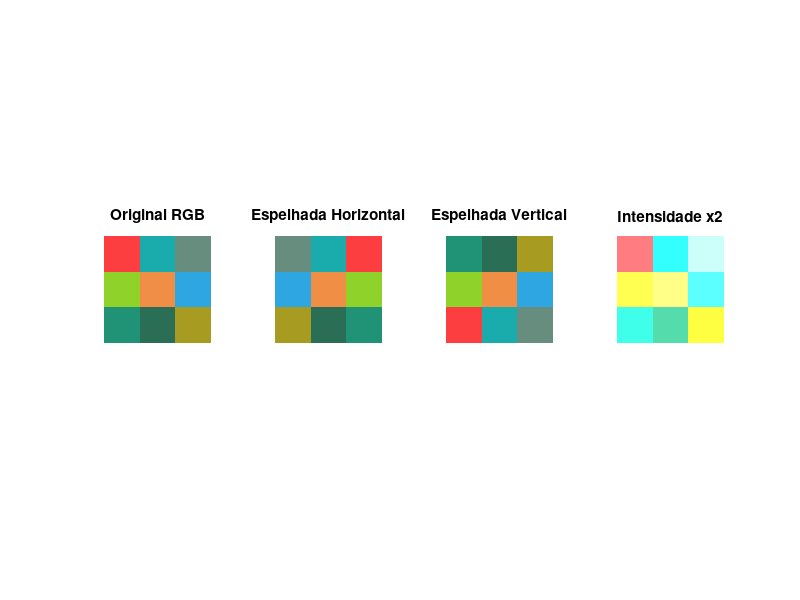
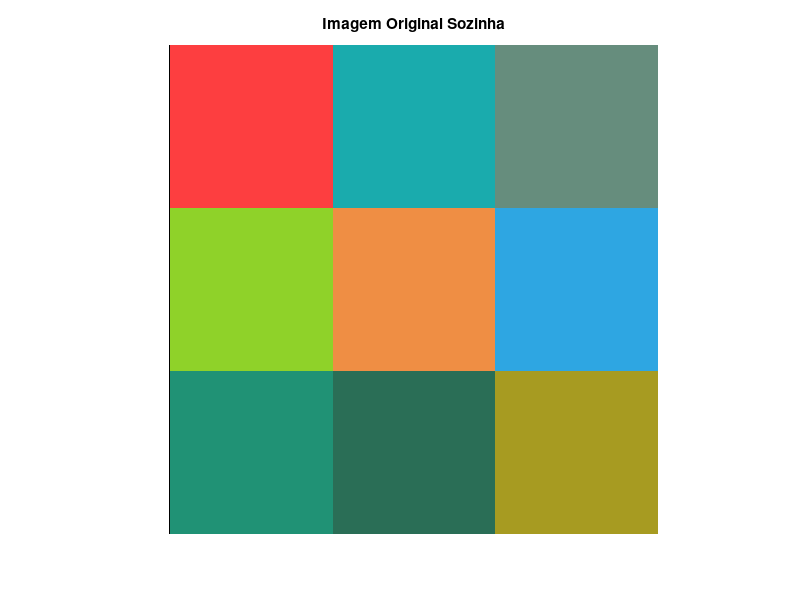

These figures' MATLAB source, in order:
% COLORIDO

clear; clc;

% Imagem RGB aleatória 
imgRGB = uint8(randi([0, 255], 3, 3, 3));

[linhas, colunas, canais] = size(imgRGB);

imgEspelhadaH = zeros(size(imgRGB), 'uint8');
imgEspelhadaV = zeros(size(imgRGB), 'uint8');
for k = 1:canais
    for i = 1:linhas
        for j = 1:colunas
            imgEspelhadaH(i, j, k) = imgRGB(i, colunas - j + 1, k);
            imgEspelhadaV(i, j, k) = imgRGB(linhas - i + 1, j, k);
        end
    end
end

% intensidade da cor por um fator 2
img2 = uint8(min(double(imgRGB) * 2, 255));

figure;
subplot(1,4,1);
imshow(imgRGB);
title('Original RGB');

subplot(1,4,2);
imshow(imgEspelhadaH);
title('Espelhada Horizontal');

subplot(1,4,3);
imshow(imgEspelhadaV);
title('Espelhada Vertical');

subplot(1,4,4);
imshow(img2);
title('Intensidade x2');

figure;
imshow(imgRGB);
title('Imagem Original Sozinha');
